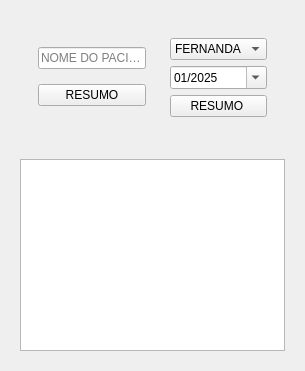
            <widget class="QWidget" name="pagina_pacientes">
             <attribute name="title">
              <string>Pacientes</string>
             </attribute>
             <layout class="QVBoxLayout" name="verticalLayout_18">
              <item>
               <widget class="QFrame" name="frame_gerar_resumo_mensagem">
                <property name="frameShape">
                 <enum>QFrame::Shape::NoFrame</enum>
                </property>
                <property name="frameShadow">
                 <enum>QFrame::Shadow::Raised</enum>
                </property>
                <layout class="QHBoxLayout" name="horizontalLayout_4">
                 <item>
                  <widget class="QFrame" name="frame_gerar_resumo_mensagem_">
                   <property name="frameShape">
                    <enum>QFrame::Shape::NoFrame</enum>
                   </property>
                   <property name="frameShadow">
                    <enum>QFrame::Shadow::Raised</enum>
                   </property>
                   <layout class="QHBoxLayout" name="horizontalLayout_5">
                    <item>
                     <widget class="QFrame" name="frame_gerar_resumo_mensagem_paciente">
                      <property name="sizePolicy">
                       <sizepolicy hsizetype="Expanding" vsizetype="Preferred">
                        <horstretch>0</horstretch>
                        <verstretch>0</verstretch>
                       </sizepolicy>
                      </property>
                      <property name="maximumSize">
                       <size>
                        <width>300</width>
                        <height>16777215</height>
                       </size>
                      </property>
                      <property name="frameShape">
                       <enum>QFrame::Shape::NoFrame</enum>
                      </property>
                      <property name="frameShadow">
                       <enum>QFrame::Shadow::Raised</enum>
                      </property>
                      <layout class="QVBoxLayout" name="verticalLayout_20">
                       <item>
                        <widget class="QLineEdit" name="input_resumo_nome_paciente">
                         <property name="placeholderText">
                          <string>NOME DO PACIENTE</string>
                         </property>
                        </widget>
                       </item>
                       <item>
                        <widget class="QPushButton" name="gerar_resumo_paciente">
                         <property name="text">
                          <string>RESUMO</string>
                         </property>
                         <property name="class" stdset="0">
                          <string/>
                         </property>
                        </widget>
                       </item>
                      </layout>
                     </widget>
                    </item>
                    <item>
                     <widget class="QFrame" name="frame_gerar_resumo_mensagem_profissional">
                      <property name="sizePolicy">
                       <sizepolicy hsizetype="Expanding" vsizetype="Preferred">
                        <horstretch>0</horstretch>
                        <verstretch>0</verstretch>
                       </sizepolicy>
                      </property>
                      <property name="maximumSize">
                       <size>
                        <width>300</width>
                        <height>16777215</height>
                       </size>
                      </property>
                      <property name="frameShape">
                       <enum>QFrame::Shape::NoFrame</enum>
                      </property>
                      <property name="frameShadow">
                       <enum>QFrame::Shadow::Raised</enum>
                      </property>
                      <layout class="QVBoxLayout" name="verticalLayout_19">
                       <item>
                        <widget class="QComboBox" name="input_profissional_resumo">
                         <item>
                          <property name="text">
                           <string>FERNANDA</string>
                          </property>
                         </item>
                         <item>
                          <property name="text">
                           <string>JUNIA</string>
                          </property>
                         </item>
                        </widget>
                       </item>
                       <item>
                        <widget class="QDateEdit" name="mes_e_ano_resumo_profissional">
                         <property name="maximumDateTime">
                          <datetime>
                           <hour>23</hour>
                           <minute>59</minute>
                           <second>59</second>
                           <year>2051</year>
                           <month>1</month>
                           <day>8</day>
                          </datetime>
                         </property>
                         <property name="minimumDateTime">
                          <datetime>
                           <hour>0</hour>
                           <minute>0</minute>
                           <second>0</second>
                           <year>2025</year>
                           <month>1</month>
                           <day>1</day>
                          </datetime>
                         </property>
                         <property name="minimumDate">
                          <date>
                           <year>2025</year>
                           <month>1</month>
                           <day>1</day>
                          </date>
                         </property>
                         <property name="displayFormat">
                          <string>MM/yyyy</string>
                         </property>
                         <property name="calendarPopup">
                          <bool>true</bool>
                         </property>
                        </widget>
                       </item>
                       <item>
                        <widget class="QPushButton" name="gerar_mensagem_e_resumo_profissional">
                         <property name="text">
                          <string>RESUMO </string>
                         </property>
                         <property name="class" stdset="0">
                          <string/>
                         </property>
                        </widget>
                       </item>
                      </layout>
                     </widget>
                    </item>
                   </layout>
                  </widget>
                 </item>
                </layout>
               </widget>
              </item>
              <item>
               <widget class="QFrame" name="frame_gerar_mensagem_e_resumo">
                <property name="frameShape">
                 <enum>QFrame::Shape::NoFrame</enum>
                </property>
                <property name="frameShadow">
                 <enum>QFrame::Shadow::Raised</enum>
                </property>
                <layout class="QVBoxLayout" name="verticalLayout_21">
                 <item>
                  <widget class="QTextBrowser" name="mesagem_ou_resumo_final_texto">
                   <property name="html">
                    <string>&lt;!DOCTYPE HTML PUBLIC &quot;-//W3C//DTD HTML 4.0//EN&quot; &quot;http://www.w3.org/TR/REC-html40/strict.dtd&quot;&gt;
&lt;html&gt;&lt;head&gt;&lt;meta name=&quot;qrichtext&quot; content=&quot;1&quot; /&gt;&lt;meta charset=&quot;utf-8&quot; /&gt;&lt;style type=&quot;text/css&quot;&gt;
p, li { white-space: pre-wrap; }
hr { height: 1px; border-width: 0; }
li.unchecked::marker { content: &quot;\2610&quot;; }
li.checked::marker { content: &quot;\2612&quot;; }
&lt;/style&gt;&lt;/head&gt;&lt;body style=&quot; font-family:'Segoe UI'; font-size:9pt; font-weight:700; font-style:normal;&quot;&gt;
&lt;p align=&quot;center&quot; style=&quot;-qt-paragraph-type:empty; margin-top:0px; margin-bottom:0px; margin-left:0px; margin-right:0px; -qt-block-indent:0; text-indent:0px; font-family:'MS Shell Dlg 2'; font-size:8.25pt; font-weight:600;&quot;&gt;&lt;br /&gt;&lt;/p&gt;&lt;/body&gt;&lt;/html&gt;</string>
                   </property>
                  </widget>
                 </item>
                </layout>
               </widget>
              </item>
             </layout>
            </widget>
